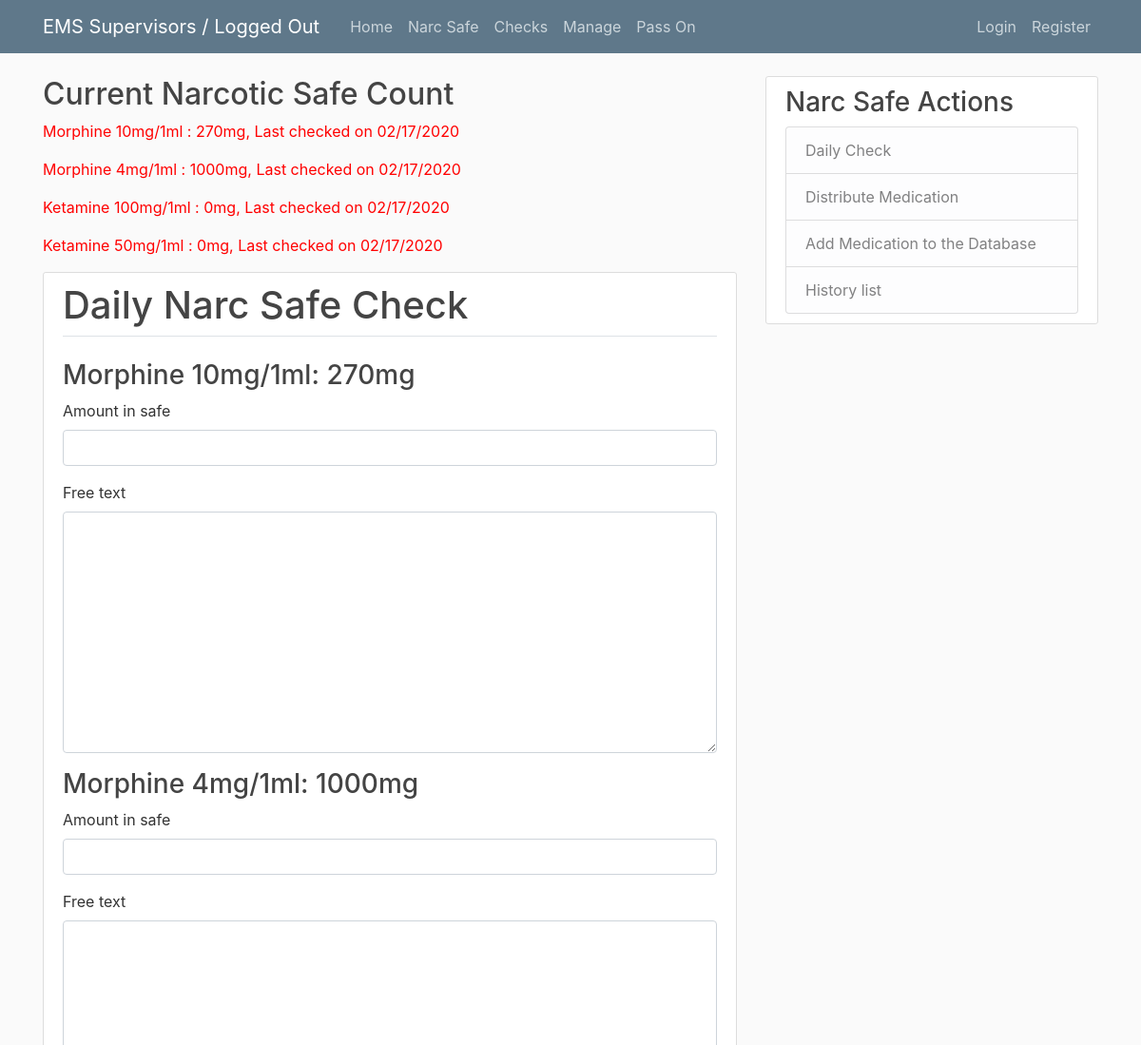
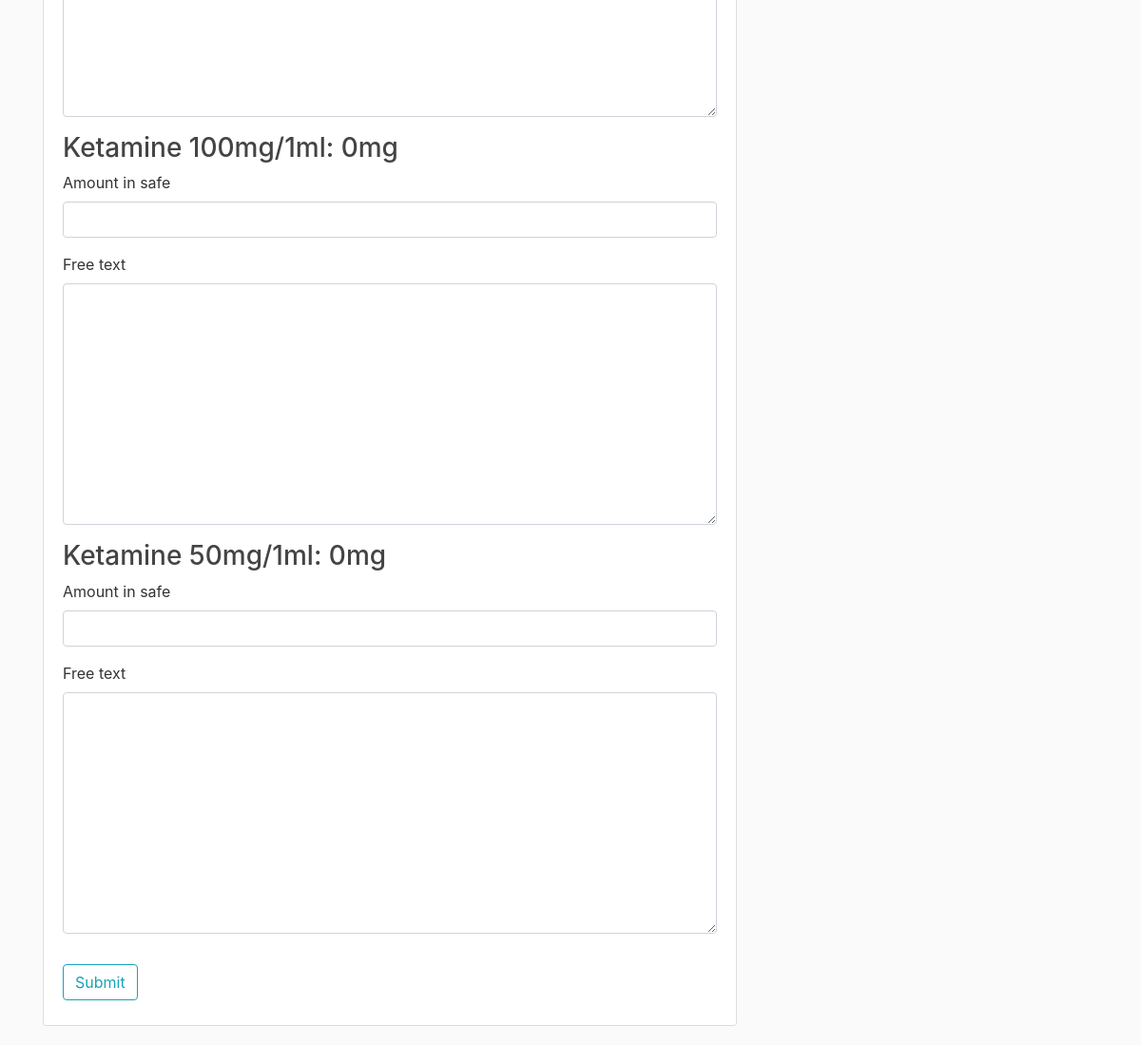
The page /safe/check/ on the database as committed earlier (2 pictures, top to bottom).
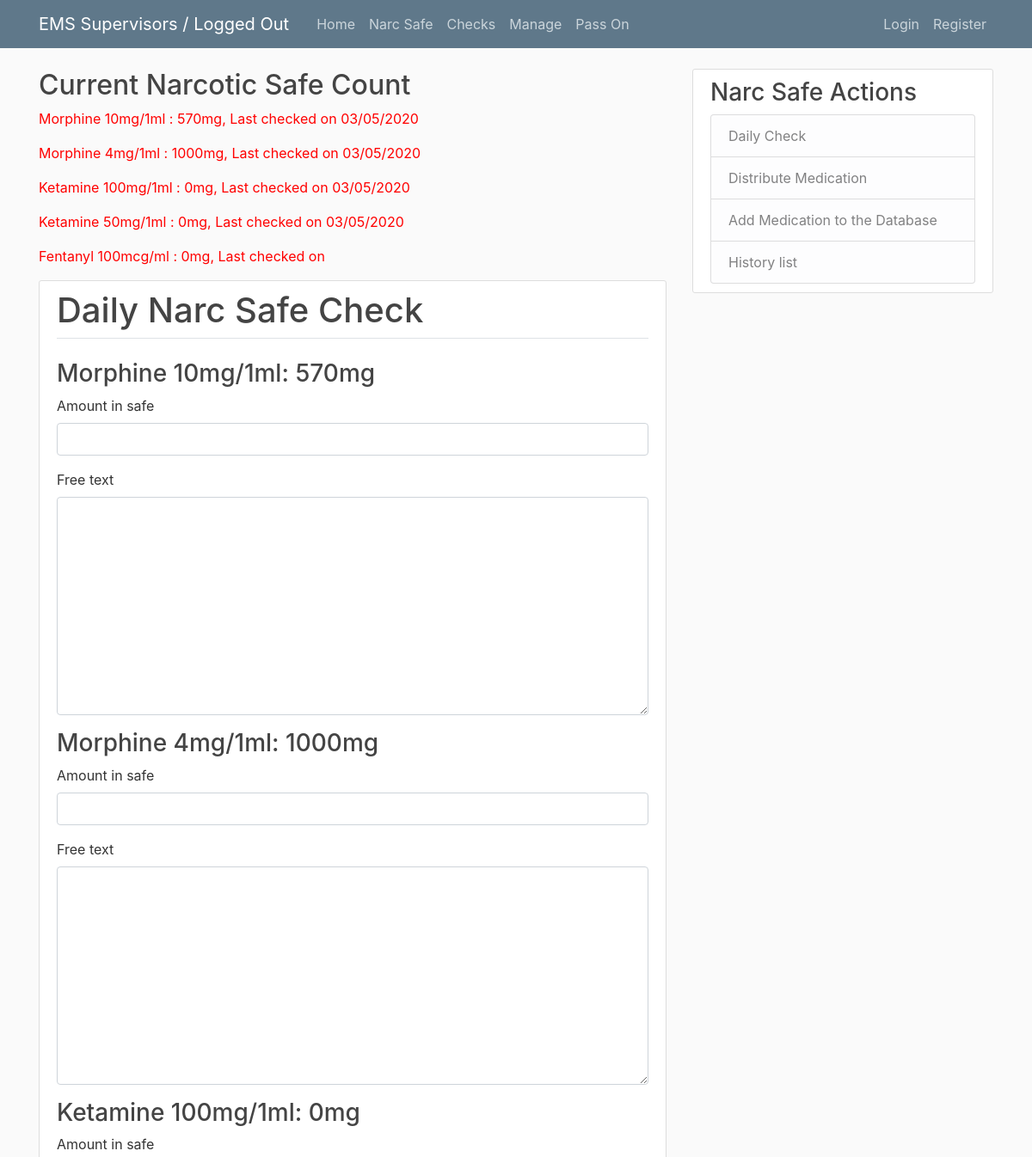
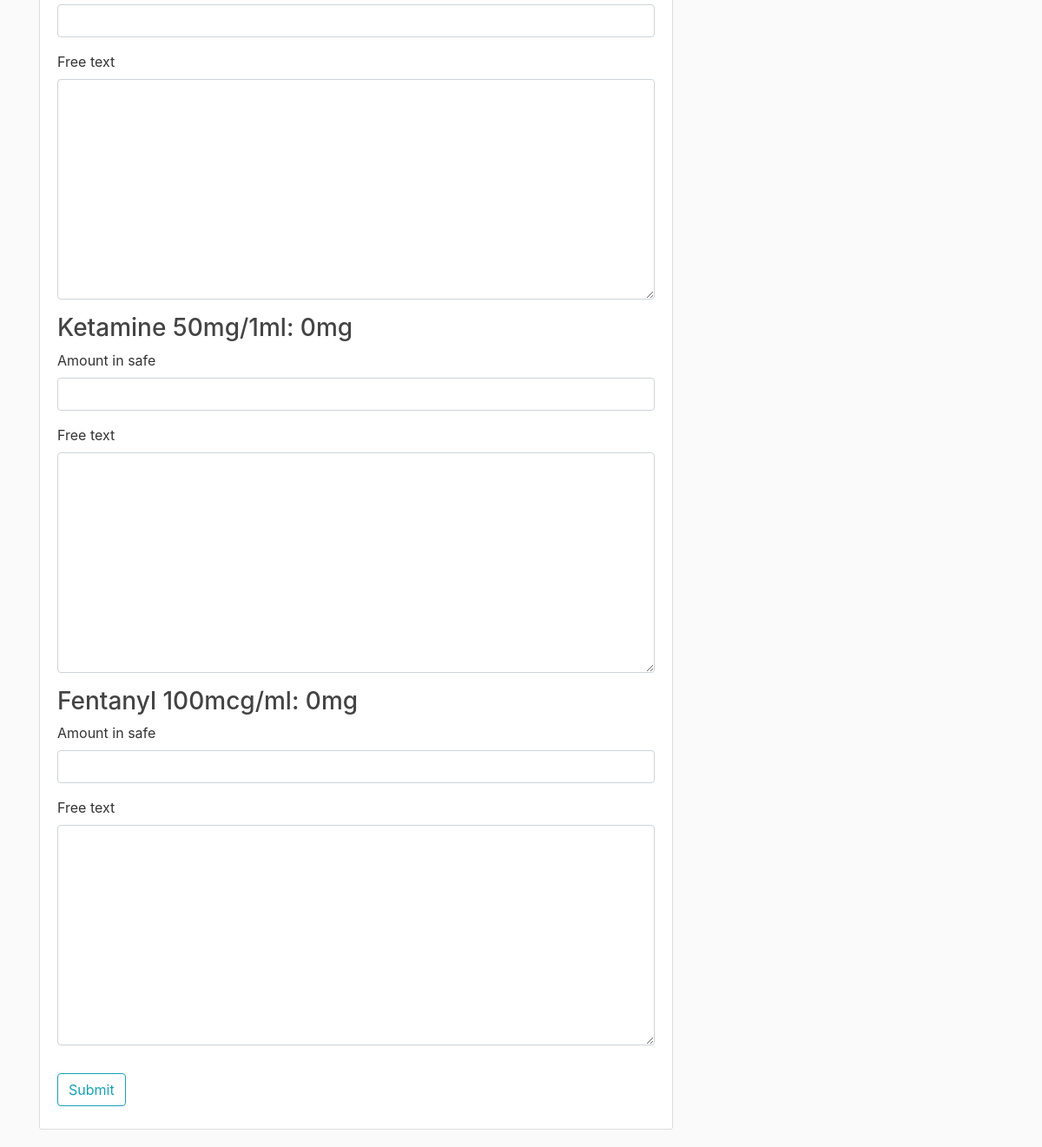
The same page on the database as committed later (2 pictures, top to bottom).
### components/models.py (models this page shows, shortened)
class Drug(models.Model):
    name = models.CharField(max_length=40)
    image = models.ImageField(default='default_drug.png', upload_to='drug_pics')
    is_active_safe = models.BooleanField(default=True)
    is_active_unit = models.BooleanField(default=True)
    def __str__(self):
        return self.name

### safe/views.py (the view)
# urls.py: path('safe/check/', check_safe_view, name='safe_check_view'),
def check_safe_view(request):
    template_name = 'safe/safe_check_formset.html'
    if request.method == 'POST':
        formset = SafeCheckFormSet(request.POST)
        drugset = Drug.objects.filter(is_active_safe=True)
        if formset.is_valid():
            count = 0
            for form in formset:
                instance = form.save(commit=False)
                instance.user = request.user
                instance.drug_name = drugset[count]
                instance.save()
                count+=1
            formset.save()
        return redirect('safe_home_view')
    else:
        formset = SafeCheckFormSet(queryset=Safe.objects.none())
        drugs = Drug.objects.filter(is_active_safe=True)
        object_list = Safe.calc_total(Safe)
        drugset = {}
        for drug in drugs:
            for total in object_list:
                if drug == total:
                    drugset.update({f'{drug}: {object_list[drug]}mg': drug})
        date_list = Safe.get_check_date(Safe)
        context = {'formset': formset, 'drugset' : drugset, 'object_list' : object_list, 'date_list': date_list}
    return render(request, template_name, context)

### safe/models.py (called while the page is built)
    def calc_total(self):
        add = 0
        sub = 0
        total = 0
        drugs = {}
        for drug in Drug.objects.all():
            try:
                add_drug = self.objects.filter(drug_name__name=drug).aggregate(Sum('amount_added'))
                if add_drug['amount_added__sum'] == None:
                    add_drug['amount_added__sum'] = 0
                add+=add_drug['amount_added__sum']
                sub_drug = self.objects.filter(drug_name__name=drug).aggregate(Sum('amount_removed'))
                if sub_drug['amount_removed__sum'] == None:
                    sub_drug['amount_removed__sum'] = 0
                sub+=sub_drug['amount_removed__sum']
                total = add-sub
                drugs.update({drug:total})
                add=0
                sub=0
                total=0
            except:
                continue
        return drugs

### templates/safe/safe_check_formset.html (shortened to what this page needs)
{% extends 'safe/safe_base.html' %}
{% load crispy_forms_tags %}
{% block content %}
{% now "SHORT_DATE_FORMAT" as the_date %}
<div>
    <h2>Current Narcotic Safe Count</h2>
    {% for drug_key, drug_value in object_list.items %}
    {% if drug_key.is_active_safe %}
        {% for date_key, date_value in date_list.items %}
            {% if date_key == drug_key %}
            {% if the_date == date_value|date:"SHORT_DATE_FORMAT" %}
                <table>
                <p>{{ drug_key }} : {{ drug_value }}mg, Last checked on {{ date_value|date:"SHORT_DATE_FORMAT" }}</p>
                </table>
            {% else %}
                <table>
                <p style=color:red>{{ drug_key }} : {{ drug_value }}mg, Last checked on {{ date_value|date:"SHORT_DATE_FORMAT" }}</p>
                </table>
            {% endif %}
            {% endif %}
    {% endfor %}
    {% endif %}
    {% endfor %}
</div>
<div class='content-section'>
    <form method="POST">
        <h1>Daily Narc Safe Check</h1>
        <fieldset class='form-group'>
            <legend class="border-bottom mb-4"></legend>
            {% for form in formset %}{% for drug in drugset %}
            {% if forloop.counter == forloop.parentloop.counter %}
            <div><h3>{{ drug }}</h3> {{form|crispy}}</div>
            {% endif %}
{% endfor %}{% endfor %}
        </fieldset>
        <div class="form-group">
            <button class='btn btn-outline-info' type='submit'>Submit</button>
        </div>
    </form>
</div>
{% endblock %}

Rows that differ between the two databases and show on the page:
computed for Drug "Morphine 10mg/1ml": drug_value "270" → "570"; date_value "02/17/2020" → "03/05/2020"
computed for Drug "Morphine 4mg/1ml": date_value "02/17/2020" → "03/05/2020"
computed for Drug "Ketamine 100mg/1ml": date_value "02/17/2020" → "03/05/2020"
computed for Drug "Ketamine 50mg/1ml": date_value "02/17/2020" → "03/05/2020"
added Drug: name "Fentanyl 100mcg/ml", drug_value "0"
Other text that changed with them:
list line gone: "Morphine 10mg/1ml: 270mg Amount in safe Free text  "
new list line: "Morphine 10mg/1ml: 570mg Amount in safe Free text  "
new list line: "Fentanyl 100mcg/ml: 0mg Amount in safe Free text  "
